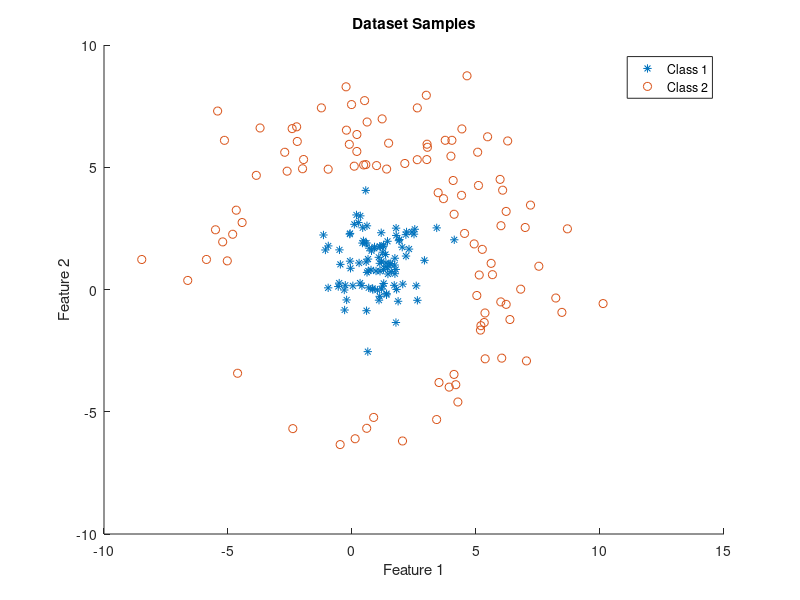

Recreate this plot in MATLAB. (Note: this script raises an error after producing the figure.)
%% This file is to compute the gradient of loss with respect to the weight matirx via
% a finite difference method
% 
% JYI, 11/11/2018

clear all
close all
clc
%% data exploration
data = load('twoclass.mat');
c1 = data.s1; c2 = data.s2;
N1 = 100; N2 = 100; Ns = N1+N2;
lab1 = ones(N1,1); lab2 = zeros(N2,1); % lab 1 for class 1, label 0 for class 2

feat = [c1;c2]; lab = [lab1;lab2];

figure; hold on;
plot(c1(:,1),c1(:,2),'*'); plot(c2(:,1),c2(:,2),'o');
xlabel('Feature 1'); ylabel('Feature 2'); title('Dataset Samples');
legend('Class 1','Class 2')

%% parameters set up
rng(0)
Nh = 4; 
Nf = 2; 
nn_config.Nf = Nf;
nn_config.Nh = Nh;
nn_config.No = 1;
mu = 0.001;
Niter = 1000+1;

%% initialization
X = [feat, ones(N1+N2,1)]; % (N1+N2,Nf+1)
W1 = 0.01*randn(Nh,Nf+1); % (Nh,Nf+1)
W2 = 0.01*randn(1,Nh+1); % (1,Nh+1)
iter = 1;
loss_arr = zeros(Niter-1,1);

grad_W1 = zeros(Nh,Nf+1);
for i=1:Nh
    for j=1:Nf+1
        [~, ~, loss, ~] = ForwardProp(X,lab,W1,W2,Ns);
        
        W1_ij = W1; 
        dW1_ij = 0.001*randn(1);
        W1_ij(i,j) = W1_ij(i,j) + dW1_ij;
        [~,~,loss_ij,~] = ForwardProp(X,lab,W1_ij,W2,Ns);
        
        grad_W1(i,j) = (loss_ij - loss) / (dW1_ij);
    
    end
end

